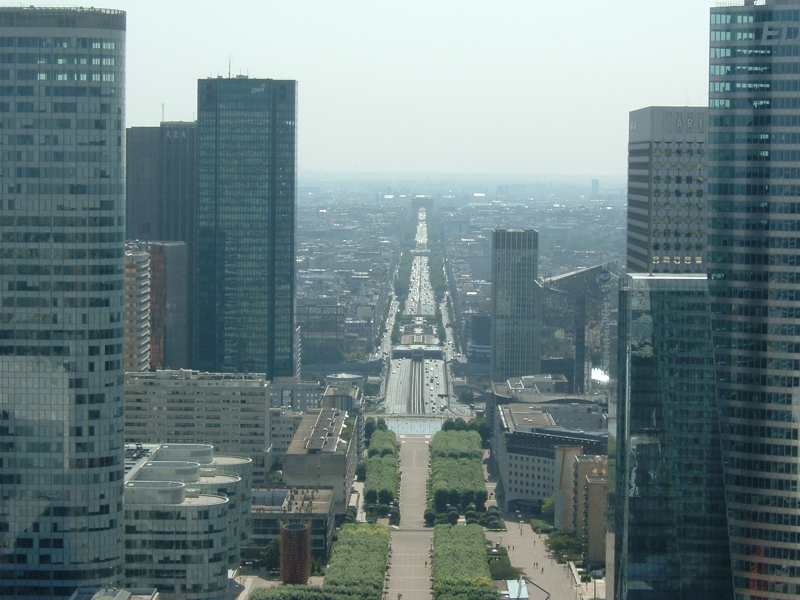
#> input picture synthetic_rotation/DSCF0071.JPG, 1600 x 1200 px (shown at 1/2 size)
$ python rotate.py
#> lines starting #> are read from the running program, lines starting #| are printed output that depends on the picture; after the words box and inside, x2 and y2 are one past the last pixel; in counts of white or black regions, pixels touching at a corner belong together
import cv2 as cv
import numpy as np
import os


path = os.path.dirname(os.path.realpath(__file__)) + "/DSCF0071.JPG"

img = cv.imread(path)
#> img is the input picture: shape (1200, 1600, 3); mean B, G, R 129.2, 127.2, 107.7


x1 = [784, 1181]; x2 = [791, 1110]; x3 = [841, 1110]; x4 = [840, 1182]
xt1 = [784, 1181]; xt2 = [784, 1111]; xt3 = [840, 1111]; xt4 = [840, 1181]

# create red rectangles to show used pixels
img[x1[1]-2:x1[1]+2, x1[0]-2:x1[0]+2] = [0, 0, 255]
#> img: shape (1200, 1600, 3); under 0.01% of pixels changed, all inside (x1, y1, x2, y2) = (782, 1179, 786, 1183)
img[x2[1]-2:x2[1]+2, x2[0]-2:x2[0]+2] = [0, 0, 255]
#> img: shape (1200, 1600, 3); mean B, G, R 129.2, 127.2, 107.7
img[x3[1]-2:x3[1]+2, x3[0]-2:x3[0]+2] = [0, 0, 255]
#> img: shape (1200, 1600, 3); mean B, G, R 129.2, 127.2, 107.7
img[x4[1]-2:x4[1]+2, x4[0]-2:x4[0]+2] = [0, 0, 255]
#> img: shape (1200, 1600, 3); mean B, G, R 129.2, 127.2, 107.7


srcpts = np.array([x1, x2, x3, x4], dtype=np.float32)
dstpts = np.array([xt1, xt2, xt3, xt4], dtype=np.float32)


H = cv.getPerspectiveTransform(srcpts, dstpts, solveMethod=cv.DECOMP_LU)


new_img = cv.warpPerspective(img, H, (1600, 1200))
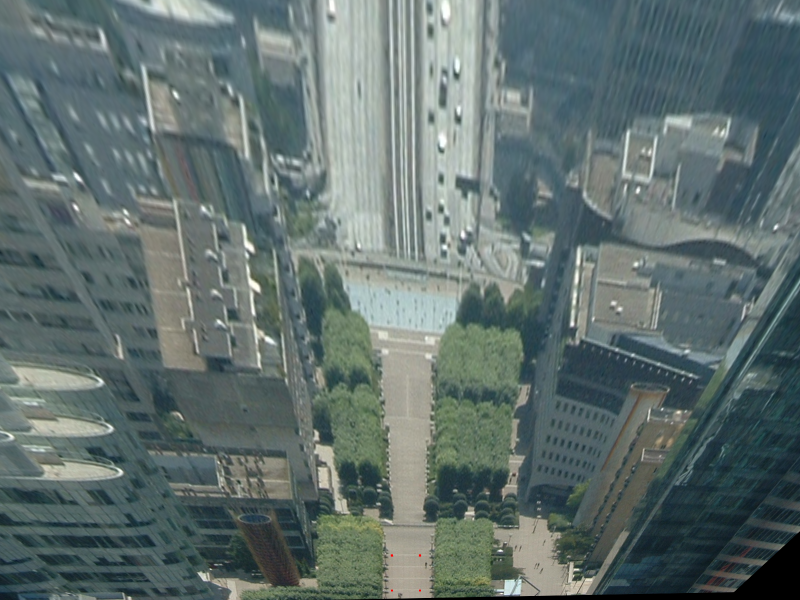
#> new_img: shape (1200, 1600, 3) (shown at 1/2 size); mean B, G, R 110.2, 112, 97

cv.imwrite("result.jpg", new_img)
# [4 lines of commented-out code are left out]
